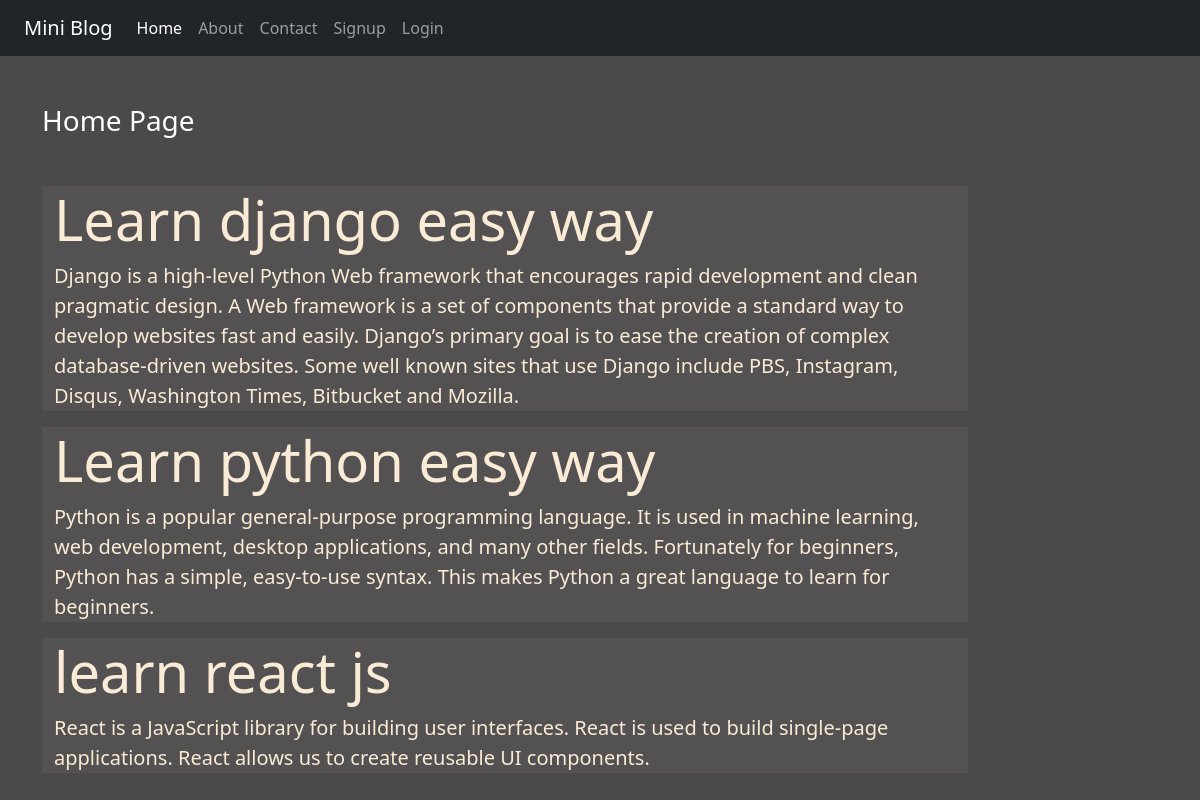
The page / on the database its author committed.
### blog/models.py (models this page shows)
class Post(models.Model):
    title = models.CharField(max_length=150)
    desc =models.TextField()

### blog/views.py (the view)
# urls.py: 2. Add a URL to urlpatterns:  path('', views.home, name='home')
def home(request):
    posts = Post.objects.all()
    return render(request,'blog/home.html',{'posts':posts})

### blog/templates/blog/home.html
{% extends 'blog/base.html'%}
{% load static %}
{% block content %}
<div class="col-sm-10">
 <h3 class="text-white my-5">Home Page</h3>
    {% for post in posts %}
     <div class="jumborton jumborton-fluid jumbo-color">
      <div class="container">
        <h1 class="display-4 font-weight-bold">{{post.title}}
        </h1>
        <p class="lead">{{post.desc}}</p>
      </div>
     </div>
    {% endfor %}
</div>
{% endblock content %}

### blog/static/blog/css/style.css (style rules this page uses)
body { background-color:rgb(75,74,74); color:antiquewhite; }
.jumbo-color { background-color: rgb(83,81,81); }

### rows shown on the page
Post: title "Learn django easy way", desc "Django is a high-level Python Web framework that encourages rapid development and clean pragmatic design. A Web framework is a set of components that provide a standard way to develop websites fast and easily. Django’s primary goal is to ease the creation of complex database-driven websites. Some well known sites that use Django include PBS, Instagram, Disqus, Washington Times, Bitbucket and Mozilla."
Post: title "Learn python easy way", desc "Python is a popular general-purpose programming language. It is used in machine learning, web development, desktop applications, and many other fields. Fortunately for beginners, Python has a simple, easy-to-use syntax. This makes Python a great language to learn for beginners."
Post: title "learn react js", desc "React is a JavaScript library for building user interfaces. React is used to build single-page applications. React allows us to create reusable UI components."
